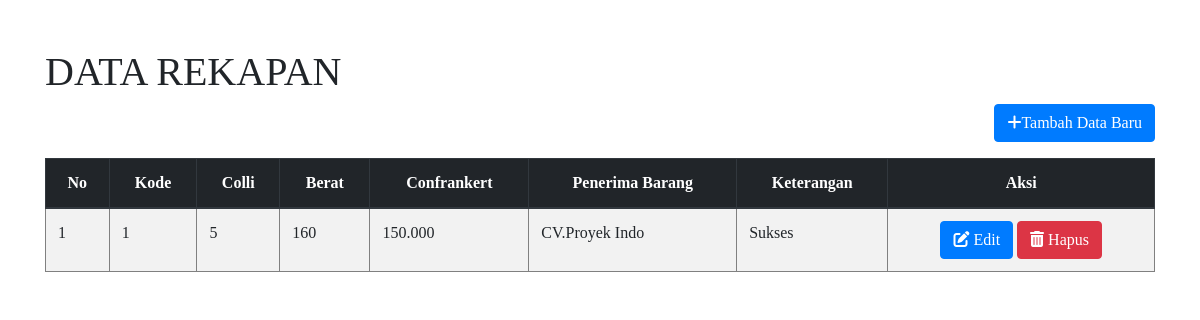
Before: / with the older database file.
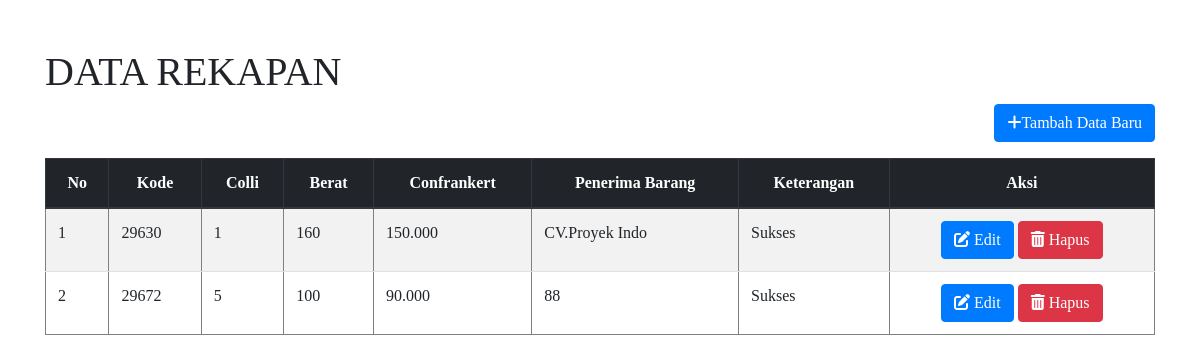
After: the same page with the newer database file.
### tables this page shows
CREATE TABLE `rekap` (
  `id` varchar(11) NOT NULL,
  `kode_rekap` varchar(6) NOT NULL,
  `colli` varchar(100) NOT NULL,
  `berat` varchar(100) NOT NULL,
  `confrankert` varchar(100) NOT NULL,
  `penerima` varchar(100) NOT NULL,
  `keterangan` varchar(200) NOT NULL
);

### index.php (the view, shortened to what this page needs)
<!DOCTYPE html>
<html>
<head>
  <link rel="stylesheet" href="https://maxcdn.bootstrapcdn.com/bootstrap/4.0.0/css/bootstrap.min.css">
</head>
<body>
   <div class="container pt-5">
    <h1>DATA REKAPAN</h1>
     <a class="tombol" href="tambahrekap.php"><button class="btn btn-primary float-right mb-3"><i class="fas fa-plus"></i>Tambah Data Baru</button> </a>
     <div class="table-responsive">
         <table border="1" class="table table-striped ">
            <thead class="thead-dark ">
               <tr>
                 <th class="text-center">No</th>
                 <th class="text-center">Kode</th>
                 <th class="text-center">Colli</th>
                 <th class="text-center">Berat</th>
                 <th class="text-center">Confrankert</th>
                 <th class="text-center">Penerima Barang</th>
                 <th class="text-center">Keterangan</th>
                 <th class="text-center" colspan="2">Aksi</th>
               </tr>
            </thead>
        <?php
         include "koneksi.php";
         $query_mysqli = mysqli_query($kon,"SELECT * FROM rekap")or die(mysqli_error());
         $nomor = 1;
         while($data = mysqli_fetch_array($query_mysqli)){
          $sd=$data['confrankert'];
          $p21 = number_format($sd,'0','.','.');
          $b=$data['berat'];
          $berat = number_format($b,'0','.','.');
         ?>
               <tr>
                   <td> <?php echo $nomor++; ?></td>
                   <td> <?php echo $data['kode_rekap']; ?></td>
                   <td> <?php echo $data['colli']; ?></td>
                   <td> <?php echo $berat; ?></td>
                   <td> <?php echo $p21; ?></td>
                   <td> <?php echo $data['penerima']; ?></td>
                   <td> <?php echo $data['keterangan']; ?></td>
                   <td class="text-center">
                    <a class="edit" href="edit.php?id=<?php echo $data['id']; ?>">
                      <button type="submit" class="btn btn-primary" name="edit">
                        <i class="fas fa-edit"></i>  Edit
                      </button>
                    </a>
                    <a  href="hapus.php?id=<?php echo $data['id']; ?>" class="btn btn-danger">    <i class="fas fa-trash-alt"></i>  Hapus
                    </a>
                   </td>
               </tr>
          <?php } ?>
         </table>
       </div>
  </div>
</body>
</html>

### index.php (style rules this page uses)
* { font-family: Times New Roman; }

Changed rows visible on the page:
removed rekap: kode_rekap "1", colli "5", berat "160", confrankert "150.000", penerima "CV.Proyek Indo", keterangan "Sukses"
added rekap: kode_rekap "29630", colli "1", berat "160", confrankert "150.000", penerima "CV.Proyek Indo", keterangan "Sukses"
added rekap: kode_rekap "29672", colli "5", berat "100", confrankert "90.000", penerima "88", keterangan "Sukses"
